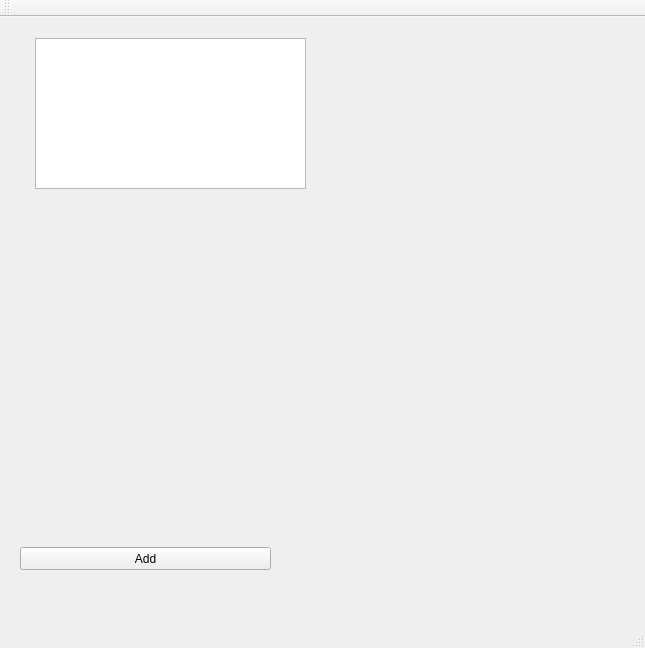
<?xml version="1.0" encoding="UTF-8"?>
<ui version="4.0">
 <class>MainWindow</class>
 <widget class="QMainWindow" name="MainWindow">
  <property name="geometry">
   <rect>
    <x>0</x>
    <y>0</y>
    <width>645</width>
    <height>648</height>
   </rect>
  </property>
  <property name="windowTitle">
   <string>MainWindow</string>
  </property>
  <widget class="QWidget" name="centralWidget">
   <widget class="QGraphicsView" name="graphicsView">
    <property name="geometry">
     <rect>
      <x>35</x>
      <y>21</y>
      <width>271</width>
      <height>151</height>
     </rect>
    </property>
   </widget>
   <widget class="QPushButton" name="pushButton">
    <property name="geometry">
     <rect>
      <x>20</x>
      <y>530</y>
      <width>251</width>
      <height>23</height>
     </rect>
    </property>
    <property name="text">
     <string>Add</string>
    </property>
   </widget>
  </widget>
  <widget class="QMenuBar" name="menuBar">
   <property name="geometry">
    <rect>
     <x>0</x>
     <y>0</y>
     <width>645</width>
     <height>21</height>
    </rect>
   </property>
  </widget>
  <widget class="QToolBar" name="mainToolBar">
   <attribute name="toolBarArea">
    <enum>TopToolBarArea</enum>
   </attribute>
   <attribute name="toolBarBreak">
    <bool>false</bool>
   </attribute>
  </widget>
  <widget class="QStatusBar" name="statusBar"/>
 </widget>
 <layoutdefault spacing="6" margin="11"/>
 <resources/>
 <connections/>
</ui>
